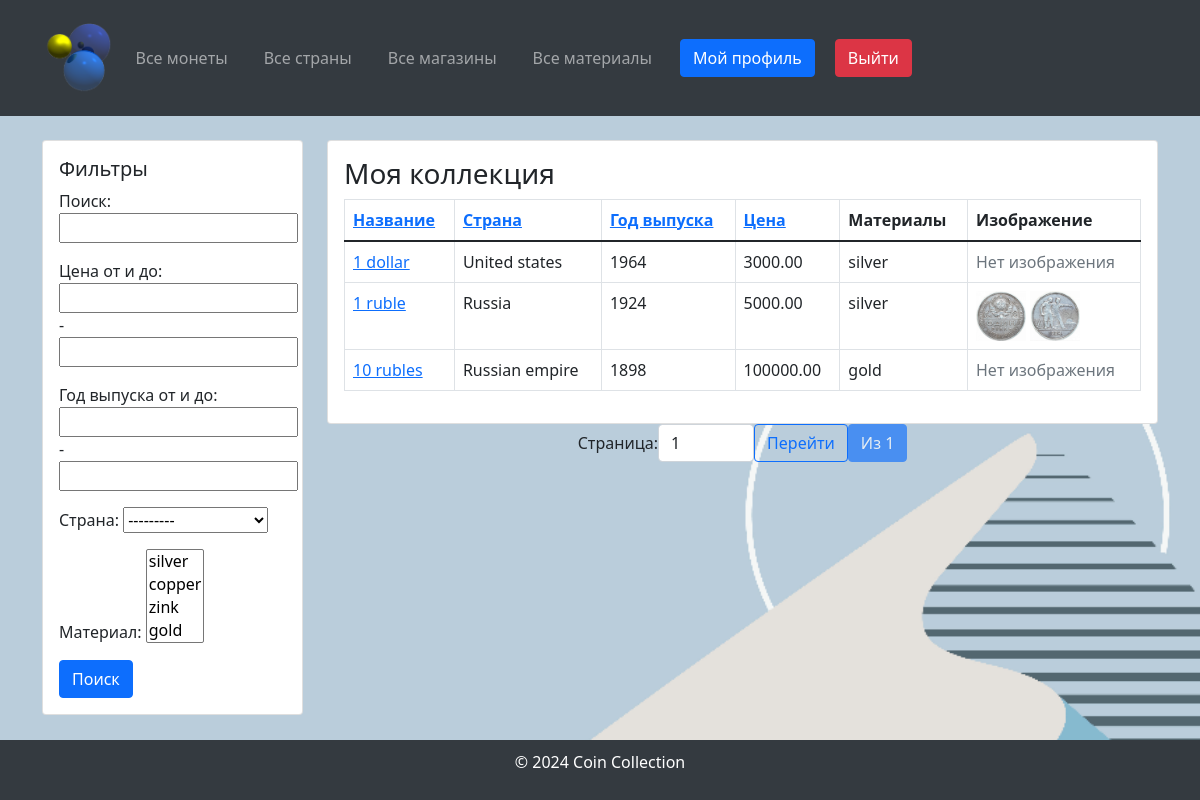
/profile/ (signed in), run on the app's committed database.
### coindb/models.py (models this page shows, shortened)
class Coin(models.Model):
    name = models.CharField(max_length=255, verbose_name="Coin Name")
    country = models.ForeignKey(Country, on_delete=models.SET_NULL, blank=True, null=True,
                                verbose_name="Country of Origin")
    year = models.IntegerField(verbose_name="Year of Issue")
    material = models.ManyToManyField(Material, verbose_name="Coin Material")
    price = models.DecimalField(max_digits=10, decimal_places=2, verbose_name="Coin Price")
    imageObverse = models.ImageField(upload_to="coins/", verbose_name="Coin Obverse Image", blank=True, null=True)
    imageReverse = models.ImageField(upload_to="coins/", verbose_name="Coin Reverse Image", blank=True, null=True)
    shop = models.ForeignKey('Shop', on_delete=models.SET_NULL, null=True, blank=True, verbose_name="Shop",
                             related_name="coins")
    class Meta:
        verbose_name = "Coin"
        verbose_name_plural = "Coins"

class Country(models.Model):
    CONTINENT_CHOICES = [
        ("Africa", "Africa"),
        ("Asia", "Asia"),
        ("Europe", "Europe"),
        ("North America", "North America"),
        ("South America", "South America"),
        ("Antarctica", "Antarctica"),
        ("Australia", "Australia"),
    ]
    name = models.CharField(max_length=255, verbose_name="Country Name")
    continent = models.CharField(max_length=20, choices=CONTINENT_CHOICES, verbose_name="Continent")
    code = models.CharField(max_length=10, verbose_name="Country Code", unique=True)
    class Meta:
        verbose_name = "Country"
        verbose_name_plural = "Countries"
    def __str__(self):
        return self.name

class Material(models.Model):
    name = models.CharField(max_length=255, verbose_name="Material Name")
    price = models.DecimalField(max_digits=10, decimal_places=2, verbose_name="Material Price")
    class Meta:
        verbose_name = "Material"
        verbose_name_plural = "Materials"
    def __str__(self):
        return self.name

### coindb/views.py (the view)
# urls.py: path('profile/', views.profile, name='profile'),
@login_required
def profile(request):
    coins = Coin.objects.filter(coincollection__user=request.user)
    coin_filter = CoinFilterSet(request.GET, queryset=coins)
    coins = coin_filter.qs
    sort_field = request.GET.get('sort', 'name')
    order = request.GET.get('order', 'asc')
    if order == 'desc':
        sort_field = f'-{sort_field}'
    coins = coins.order_by(sort_field)
    paginator = Paginator(coins, 10)  # 10 монет на странице
    page_number = request.GET.get('page')
    page_obj = paginator.get_page(page_number)
    return render(request, 'profile.html', {
        'page_obj': page_obj,
        'filter': coin_filter,
    })

### templates/profile.html (shortened to what this page needs)
{% extends 'base.html' %}
{% load bootstrap5 %}
{% block sidebar %}
    <div class="col-md-12 mb-4">
        <div class="card">
            <div class="card-body">
                <form method="get">
                    <h5 class="card-title">Фильтры</h5>
                    {{ filter.form.as_p }}
                    <button type="submit" class="btn btn-primary">Поиск</button>
                </form>
            </div>
        </div>
    </div>
{% endblock %}
{% block content %}
    <div class="card">
        <div class="card-body">
            <h3>Моя коллекция</h3>
            <table class="table table-bordered">
                <thead>
                <tr>
                    <th>
                        <a href="?sort=name{% if request.GET.sort == 'name' and request.GET.order != 'desc' %}&order=desc{% endif %}">
                            Название
                        </a>
                    </th>
                    <th>
                        <a href="?sort=country{% if request.GET.sort == 'country' and request.GET.order != 'desc' %}&order=desc{% endif %}">
                            Страна
                        </a>
                    </th>
                    <th>
                        <a href="?sort=year{% if request.GET.sort == 'year' and request.GET.order != 'desc' %}&order=desc{% endif %}">
                            Год выпуска
                        </a>
                    </th>
                    <th>
                        <a href="?sort=price{% if request.GET.sort == 'price' and request.GET.order != 'desc' %}&order=desc{% endif %}">
                            Цена
                        </a>
                    </th>
                    <th>Материалы</th>
                    <th>Изображение</th>
                </tr>
                </thead>
                <tbody>
                {% for coin in page_obj %}
                    <tr>
                        <td><a href="{% url 'coin_detail' coin.id %}">{{ coin.name }}</a></td>
                        <td>{{ coin.country.name }}</td>
                        <td>{{ coin.year }}</td>
                        <td>{{ coin.price }}</td>
                        <td>
                            {% for material in coin.material.all %}
                                {{ material.name }}{% if not forloop.last %}, {% endif %}
                            {% endfor %}
                        </td>
                        <td>
                            {% if coin.imageObverse %}
                                <img src="{{ coin.imageObverse.url }}" alt="{{ coin.name }}" width="50">
                            {% endif %}
                            {% if coin.imageReverse %}
                                <img src="{{ coin.imageReverse.url }}" alt="{{ coin.name }}" width="50">
                            {% endif %}
                            {% if  not coin.imageObverse and not coin.imageReverse %}
                                <span class="text-muted">Нет изображения</span>
                            {% endif %}
                        </td>
                    </tr>
                {% empty %}
                    <tr>
                        <td colspan="6" class="text-center">Нет монет в коллекции</td>
                    </tr>
                {% endfor %}
                </tbody>
            </table>
        </div>
    </div>
    <div class="pagination justify-content-center">
        <form method="get" class="d-inline-flex align-items-center">
            <label for="page-input" class="mr-2">Страница:</label>
            <input type="number" id="page-input" name="page" value="{{ page_obj.number }}" min="1"
                   max="{{ page_obj.paginator.num_pages }}" class="form-control w-auto" style="width: 80px;">
            <button type="submit" class="btn btn-outline-primary ml-2">Перейти</button>
        </form>
        <span class="btn btn-primary disabled ml-2">Из {{ page_obj.paginator.num_pages }}</span>
    </div>
{% endblock %}

### templates/base.html (style rules this page uses)
body, html { display: flex; flex-direction: column; min-height: 100vh; margin: 0; }
body { background-image: url("/media/background.png"); background-size: cover; background-repeat: no-repeat; background-position: center; }

### data on the page
Coin: name "1 dollar", country.name "United states", year "1964", price "3000.00", imageObverse "Нет изображения"
Material: name "silver"
Coin: name "1 ruble", country.name "Russia", year "1924", price "5000.00", imageObverse (picture), imageReverse (picture)
Coin: name "10 rubles", country.name "Russian empire", year "1898", price "100000.00", imageObverse "Нет изображения"
Material: name "gold"

### other printed values
{{ page_obj.paginator.num_pages }} "1"
